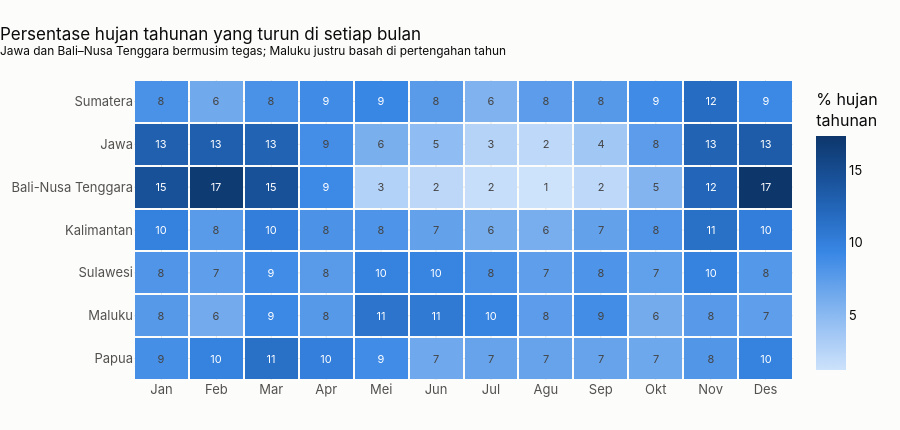

The notebook cell saved with this chart:
### Code cell
# Visualisasi 2: heatmap persentase hujan bulanan per pulau
BULAN = ["Jan", "Feb", "Mar", "Apr", "Mei", "Jun", "Jul", "Agu", "Sep", "Okt", "Nov", "Des"]
z = pivot_musim.drop("pulau").to_numpy()
fig2 = go.Figure(
    go.Heatmap(
        z=z, x=BULAN, y=pivot_musim["pulau"].cast(pl.String).to_list(),
        colorscale=SEKUENSIAL, zmin=0, xgap=2, ygap=2,
        text=z, texttemplate="%{text:.0f}", textfont=dict(size=11),
        colorbar=dict(title="% hujan<br>tahunan"),
        hovertemplate="<b>%{y}</b> · %{x}<br>%{z:.1f}% dari hujan tahunan<extra></extra>",
    )
)
fig2.update_layout(
    title="Persentase hujan tahunan yang turun di setiap bulan<br>"
          "<sup>Jawa dan Bali–Nusa Tenggara bermusim tegas; Maluku justru basah di pertengahan tahun</sup>",
    yaxis=dict(autorange="reversed"), height=430,
)
simpan(fig2, "02_heatmap_pola_musiman")
fig2.show()

### Figure 1 — Plotly figure (JSON) as saved in the notebook; plotly's stock layout.template omitted (floating-point values rounded to 4 significant figures)
{"data": [{"colorbar": {"title": {"text": "% hujan<br>tahunan"}}, "colorscale": [[0.0, "#cde2fb"], [0.1667, "#9ec5f4"], [0.3333, "#6da7ec"], [0.5, "#3987e5"], [0.6667, "#256abf"], [0.8333, "#184f95"], [1.0, "#0d366b"]], "hovertemplate": "<b>%{y}</b> · %{x}<br>%{z:.1f}% dari hujan tahunan<extra></extra>", "text": [[8.4, 6.4, 8.4, 9.0, 9.3, 7.6, 5.6, 7.5, 7.8, 9.0, 11.8, 9.2], [13.0, 13.1, 12.7, 8.7, 5.9, 4.7, 2.6, 2.1, 3.7, 7.5, 12.7, 13.4], [14.5, 16.9, 14.5, 9.1, 2.7, 2.2, 1.6, 1.2, 2.1, 5.4, 12.4, 17.4], [9.8, 7.6, 10.1, 8.3, 8.2, 7.1, 6.1, 6.0, 7.1, 8.1, 11.4, 10.1], [8.1, 7.4, 8.9, 7.6, 9.7, 9.6, 8.4, 7.4, 8.2, 7.2, 9.7, 7.9], [7.8, 6.3, 9.2, 7.8, 11.1, 10.5, 9.6, 7.5, 8.8, 6.2, 7.7, 7.4], [8.6, 9.7, 11.4, 10.0, 8.9, 6.5, 6.9, 6.9, 6.9, 6.6, 8.0, 9.7]], "textfont": {"size": 11}, "texttemplate": "%{text:.0f}", "type": "heatmap", "x": ["Jan", "Feb", "Mar", "Apr", "Mei", "Jun", "Jul", "Agu", "Sep", "Okt", "Nov", "Des"], "xgap": 2, "y": ["Sumatera", "Jawa", "Bali-Nusa Tenggara", "Kalimantan", "Sulawesi", "Maluku", "Papua"], "ygap": 2, "z": [[8.4, 6.4, 8.4, 9.0, 9.3, 7.6, 5.6, 7.5, 7.8, 9.0, 11.8, 9.2], [13.0, 13.1, 12.7, 8.7, 5.9, 4.7, 2.6, 2.1, 3.7, 7.5, 12.7, 13.4], [14.5, 16.9, 14.5, 9.1, 2.7, 2.2, 1.6, 1.2, 2.1, 5.4, 12.4, 17.4], [9.8, 7.6, 10.1, 8.3, 8.2, 7.1, 6.1, 6.0, 7.1, 8.1, 11.4, 10.1], [8.1, 7.4, 8.9, 7.6, 9.7, 9.6, 8.4, 7.4, 8.2, 7.2, 9.7, 7.9], [7.8, 6.3, 9.2, 7.8, 11.1, 10.5, 9.6, 7.5, 8.8, 6.2, 7.7, 7.4], [8.6, 9.7, 11.4, 10.0, 8.9, 6.5, 6.9, 6.9, 6.9, 6.6, 8.0, 9.7]], "zmin": 0}], "layout": {"height": 430, "title": {"text": "Persentase hujan tahunan yang turun di setiap bulan<br><sup>Jawa dan Bali–Nusa Tenggara bermusim tegas; Maluku justru basah di pertengahan tahun</sup>"}, "yaxis": {"autorange": "reversed"}}}
